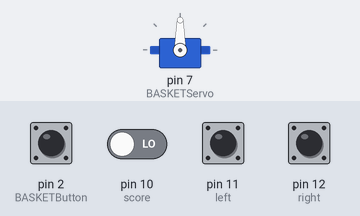
Simulated run of this sketch. Board: Arduino Uno, built with avr-gcc and run on an emulated ATmega328P. Shown: servo. The inputs (shaded band) are chosen by the test bench; at power-on: pin 2 (BASKETButton) HIGH, pin 10 (score), pin 11 (left), pin 12 (right) LOW.

Above: at 1.2 s.
1.3 s: pin 11 (left) pulled HIGH for 0.15 s
At 1.37 s:
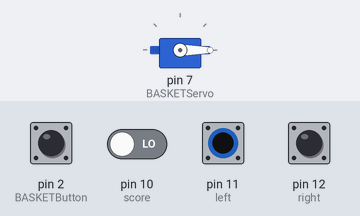
2.9 s: pin 12 (right) pulled HIGH for 0.15 s
At 4.2 s:
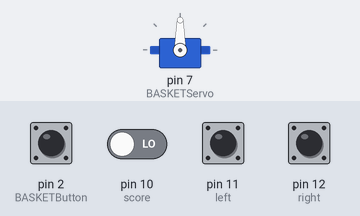
Timing chart, 0 to 5.9 s (numbered marks = the images above; inputs shaded):
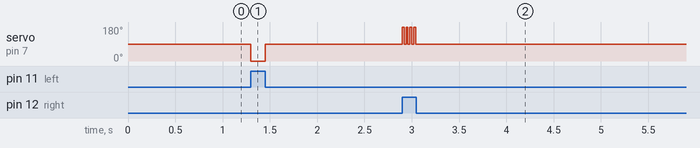

The sketch:

af.ino
```cpp
#include<Servo.h>
Servo BASKETServo;
const int BASKETButton=2;
const int right=12;
const int left=11;
const int score=10;
int Score=0;

void setup() {
  Serial.begin(9600);
  BASKETServo.attach(7);
  pinMode(BASKETButton,INPUT_PULLUP);
  pinMode(right,INPUT);
  pinMode(left,INPUT);
}
int i = 0;
int j = 0;
void loop() {
  if (digitalRead(BASKETButton) == LOW) {
    i+=1;
    }

  if (i%2==1){
    j=2;
  }
  else{
    BASKETServo.write(90);
  }
  /*Serial.println("1");
  Serial.println(i);
  Serial.println(" ");
  delay(500);*/

//////////////////////////////

  if (digitalRead(left)==1){
    j=1;
    if (j==1){
          BASKETServo.write(0);
    }
  }
  if (digitalRead(right)==1){
    j=2;
    if (j==2){
          BASKETServo.write(180);
    }
  }
  /*Serial.println("j");
  Serial.println(j);
  Serial.println(" ");
  delay(500);


  Serial.println("2");
  Serial.println(digitalRead(right));
  Serial.println(" ");
  delay(500);

  Serial.println("3");
  Serial.println(digitalRead(left));
  Serial.println(" ");
  delay(500);*/


  if (digitalRead(score)==1){
    Score+=1;
  }

  //Serial.println(Score);

}
```

Measured:
- after the input at 1.3 s, servo on pin 7 (BASKETServo): 90° → 0° at once, → 90° 0.15 s later
- after the input at 2.9 s, servo on pin 7 (BASKETServo): alternates 180° for 0.02 s and 90° for 0.02 s, 8 changes in all, then stays 90°, starting at once
